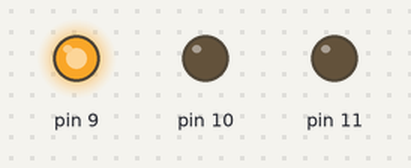
Simulated run of this sketch. Board: Arduino Uno, built with avr-gcc and run on an emulated ATmega328P. Parts: output pins drawn as LEDs (lit = HIGH).

Above: at 0.15 s.
At 5.55 s:
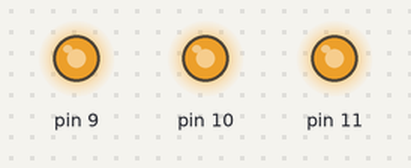
At 10.66 s:
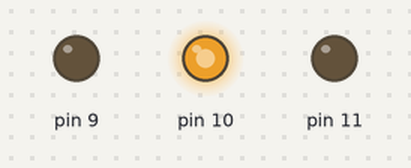
At 19.98 s:
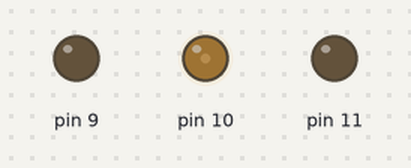
At 29.89 s:
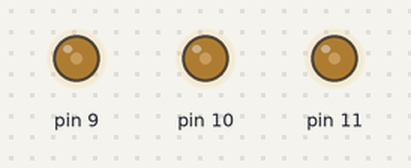
At 39.81 s:
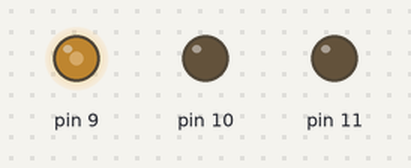
Timing chart, 0 to 40.0 s (numbered marks = the images above):
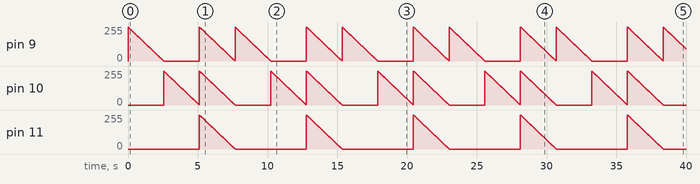

Measured:
- by itself, pin 11: ramps from 255/255 to 0/255 and jumps back, once every 7.7 s

The sketch:

Controlling_RGB_with_ULN2803.ino
```cpp
//This is to control an RGB LED with the ULN2803
//ULN2803 is the only chip that I had
//around at the time of this project.

#define DelayTime 10 //time between colors
#define FadeDelay 10 //time to spend on each PWM level

void setup()
{
  // put your setup code here, to run once:
  pinMode(9, OUTPUT); //5
  pinMode(10, OUTPUT); //3
  pinMode(11, OUTPUT); //6
}

void loop()
{
  //red
  digitalWrite(9, HIGH);
  for(int x= 255; x>1; x--)
  {
    analogWrite(9,x);
    delay(FadeDelay);
  }
  delay(DelayTime);
  digitalWrite(9, LOW);
  //blue
  digitalWrite(10, HIGH);
  for(int x= 255; x>0; x--)
  {
    analogWrite(10,x);
    delay(FadeDelay);
  }
  delay(DelayTime);
  digitalWrite(10, LOW);
  //white
  digitalWrite(9, HIGH);
  digitalWrite(10, HIGH);
  digitalWrite(11, HIGH);
  for(int x= 255; x>1; x--)
  {
    analogWrite(9,x);
    analogWrite(10,x);
    analogWrite(11,x);
    delay(FadeDelay);
  }
  delay(DelayTime);
  digitalWrite(9, LOW);
  digitalWrite(10, LOW);
  digitalWrite(11, LOW);
}
```
